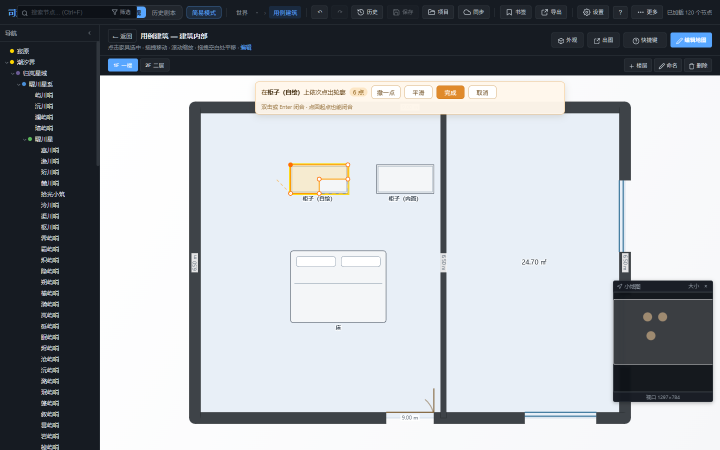
#> input picture build/furniture-shape/02-drawing.png, 1440 x 900 px (shown at 1/2 size)
$ python diff_pixel_baseline.py ../../../build/furniture-shape/02-drawing.png ../../../build/furniture-shape/01-before.png
#> lines starting #> are read from the running program, lines starting #| are printed output that depends on the picture
#!/usr/bin/env python3
# -*- coding: utf-8 -*-
"""像素基线两张 PNG 的**量的**差分（不是回归用例，别拿它当判据）。

为什么单独一个脚本：`drill_scenario_pixels.py --compare` 只回答"哈希一不一样"，
而"改了渲染的批处理之后到底变了什么"需要三个数：
  · 变了多少像素 / 最大通道差是多少（区分"抗锯齿噪声"与"真改了观感"）
  · 差异是不是**只落在描边/河线上**（按差异像素的颜色差分布看）
  · 一张放大 4 倍的差异热图（人眼复核用）

⚠️ 纪律（AGENTS.md，2026-11-08 踩过两次）：PNG 的像素口径按 IHDR 的 `colorType` 取
（CDP 截图 = 2/RGB 3 字节，`canvas.toDataURL` = 6/RGBA 4 字节）。这里交给 Pillow，
它读 IHDR 自己判 —— 不要再手写 `reshape`。

用法：
  <python> scripts/tests/tools/diff_pixel_baseline.py build/pixel-baseline/v20261108k.png build/pixel-baseline/v20261108l.png
产物：控制台读数 + build/pixel-baseline/diff-<a>-<b>.png（差异热图，放大 4 倍）
"""
import os
import sys

import numpy as np
from PIL import Image

ROOT = os.path.abspath(os.path.join(os.path.dirname(__file__), '..', '..', '..'))


def head(src):
    return Image.open(src)
#> returned value is the input picture: PIL image 1440x900 RGB; mean R, G, B 166.4, 170.5, 175.4


def main():
    if len(sys.argv) < 3:
        print(__doc__)
        return 2
    a_path, b_path = sys.argv[1], sys.argv[2]
    ia, ib = head(a_path), head(b_path)
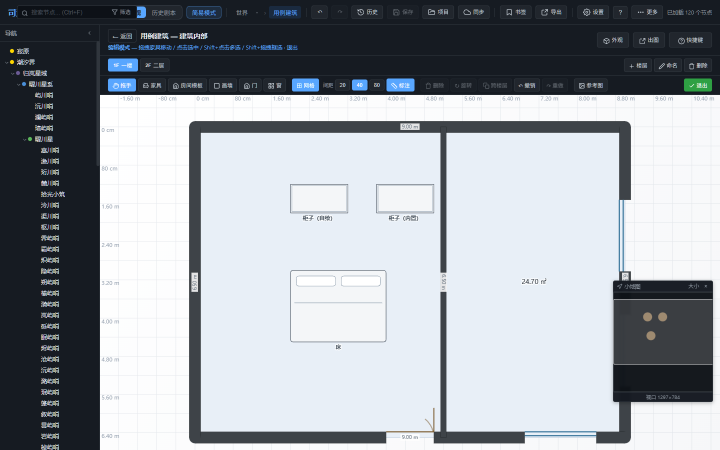
#> input picture build/furniture-shape/01-before.png, 1440 x 900 px (shown at 1/2 size)
#> in head, returned value is the input picture: PIL image 1440x900 RGB; mean R, G, B 156.1, 161.4, 167.6
    print('A: %s  %s %s mode=%s' % (os.path.basename(a_path), ia.size, ia.format, ia.mode))
#| A: 02-drawing.png  (1440, 900) PNG mode=RGB
    print('B: %s  %s %s mode=%s' % (os.path.basename(b_path), ib.size, ib.format, ib.mode))
#| B: 01-before.png  (1440, 900) PNG mode=RGB
    if ia.size != ib.size:
        print('🔴 尺寸不一致，先查机位/画布大小')
        return 1
    a = np.asarray(ia.convert('RGB'), dtype=np.int16)
    b = np.asarray(ib.convert('RGB'), dtype=np.int16)
    d = np.abs(a - b)
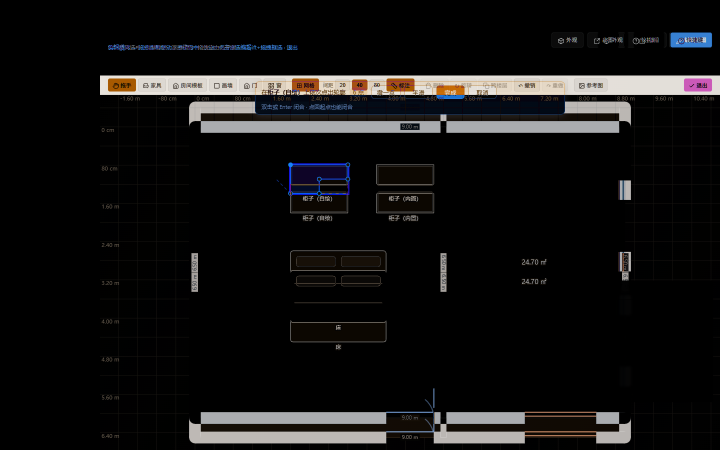
#> d: shape (900, 1440, 3) int16 (shown at 1/2 size); mean R, G, B 18.4, 17.6, 17.6
    ch = d.max(axis=2)
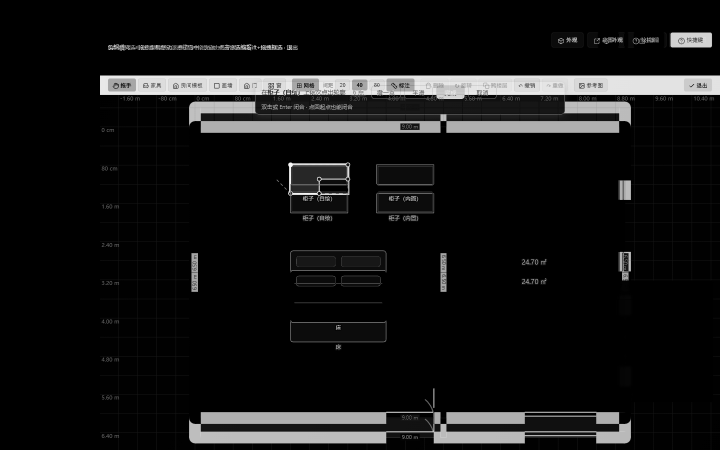
#> ch: shape (900, 1440) int16 (shown at 1/2 size); min 0, max 248, mean 19.9
    changed = int((ch > 0).sum())
#> changed = 433992
    total = ch.size
#> total = 1296000
    out = {
        'changedPixels': changed,
        'canvasPixels': int(total),
        'ratioPct': round(100.0 * changed / total, 4),
        'meanChannelDiff': round(float(d.mean()), 3),
        'maxChannelDiff': int(ch.max()),
        'p50ChannelDiff': int(np.percentile(ch, 50)),
        'p99ChannelDiff': int(np.percentile(ch, 99)),
        'pixelsDiffGt8': int((ch > 8).sum()),
        'pixelsDiffGt32': int((ch > 32).sum()),
    }
    print(out)
#| {'changedPixels': 433992, 'canvasPixels': 1296000, 'ratioPct': 33.487, 'meanChannelDiff': 17.857, 'maxChannelDiff': 248, 'p50ChannelDiff': 0, 'p99ChannelDiff': 228, 'pixelsDiffGt8': 233438, 'pixelsDiffGt32': 140114}
    if changed:
        ys, xs = np.where(ch > 0)
        print('bbox =', [int(xs.min()), int(ys.min()), int(xs.max()), int(ys.max())])
#| bbox = [200, 64, 1439, 899]
    # 差异热图：把 B 压暗，差异处标红，再放大 4 倍（人眼能看到"是不是整片变了"）
    heat = (b * 0.25).astype(np.uint8)
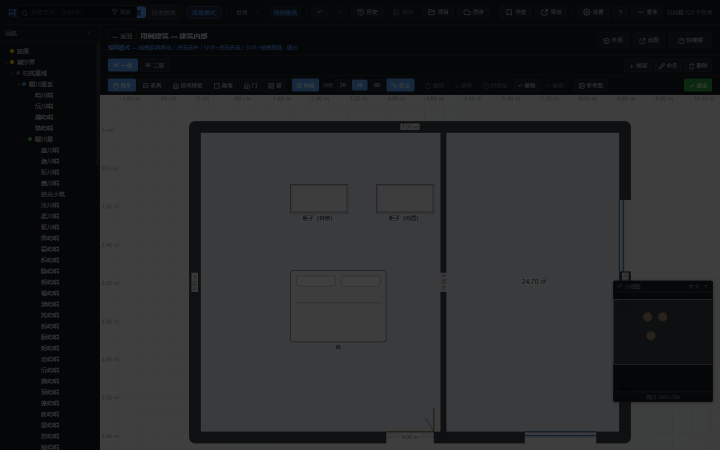
#> heat: shape (900, 1440, 3) (shown at 1/2 size); mean R, G, B 38.8, 39.7, 41.4
    heat[ch > 0] = [255, 40, 40]
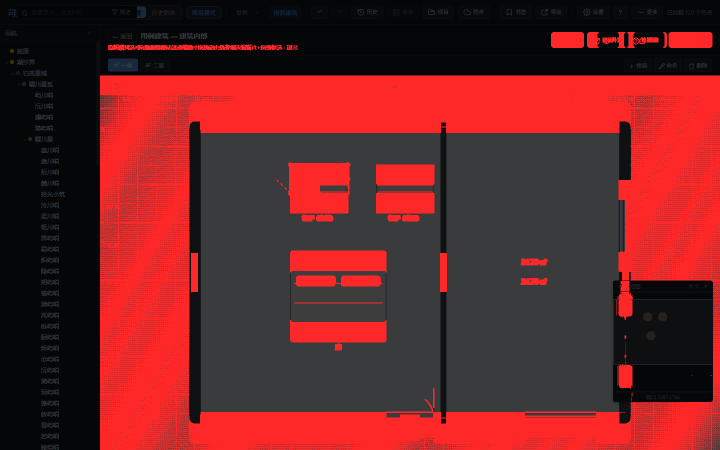
#> heat: shape (900, 1440, 3) (shown at 1/2 size); mean R, G, B 107.6, 36.3, 37.6
    im = Image.fromarray(heat).resize((ia.size[0] * 4, ia.size[1] * 4), Image.NEAREST)
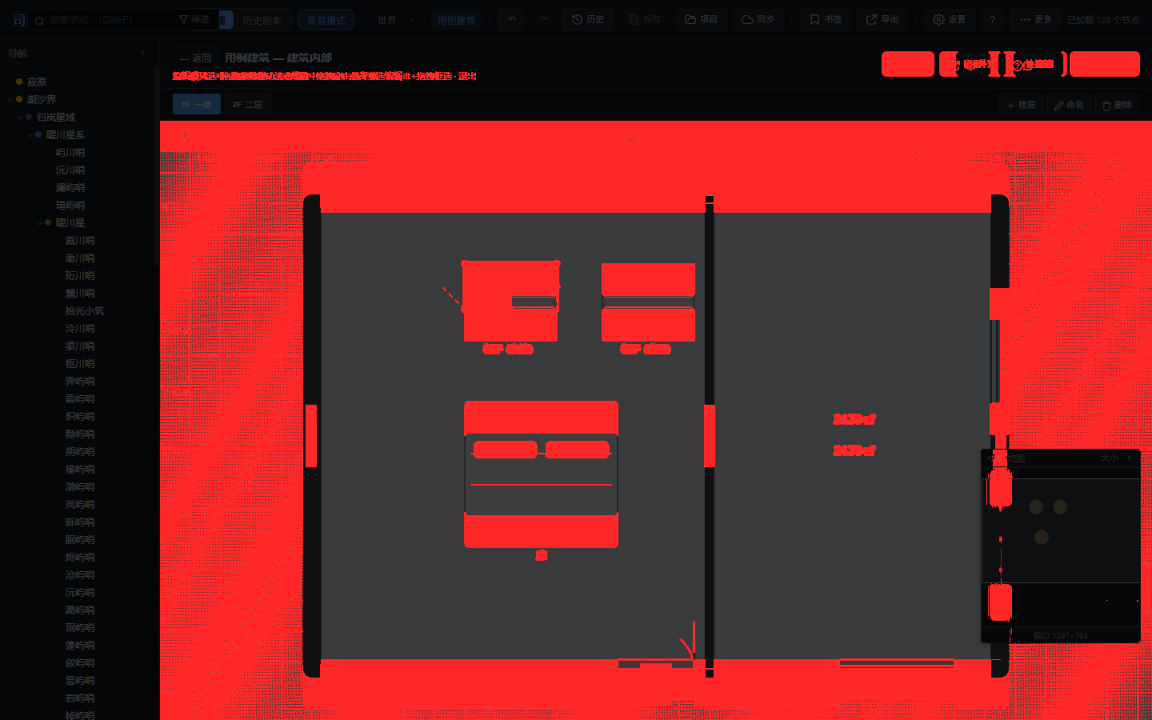
#> im: PIL image 5760x3600 RGB (shown at 1/5 size); mean R, G, B 107.6, 36.3, 37.6
    outp = os.path.join(ROOT, 'build', 'pixel-baseline',
                        'diff-%s-%s.png' % (os.path.basename(a_path)[:-4], os.path.basename(b_path)[:-4]))
    im.save(outp)
    print('热图 →', os.path.relpath(outp, ROOT))
    # 非 0 = 有差异（这是"量的答案"，不是"过没过"；过没过看 drill 的 --compare）
    return 0


if __name__ == '__main__':
    sys.exit(main())
#> (the program exits here)
